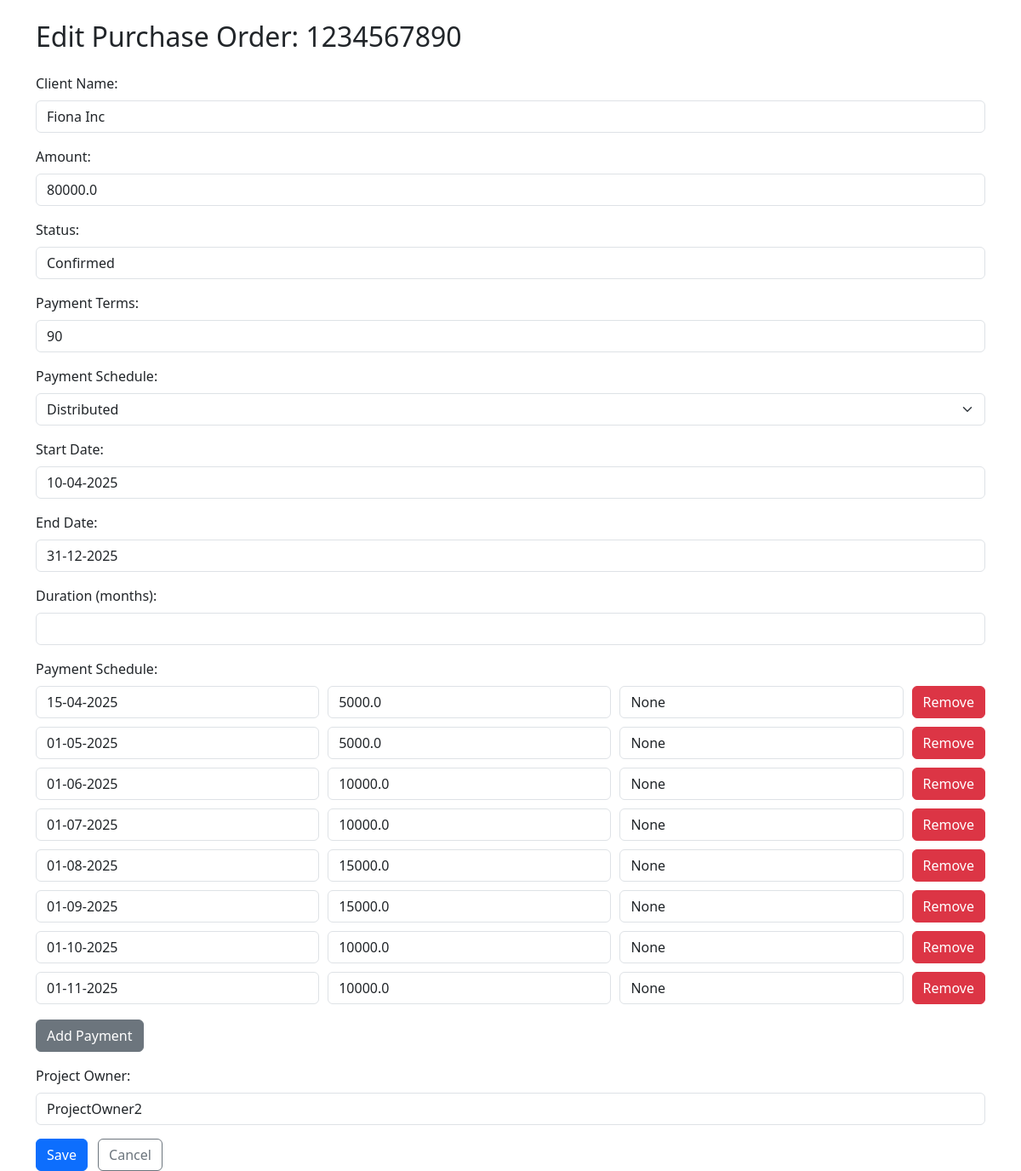
Before: /edit_po/1234567890 with the older database file.
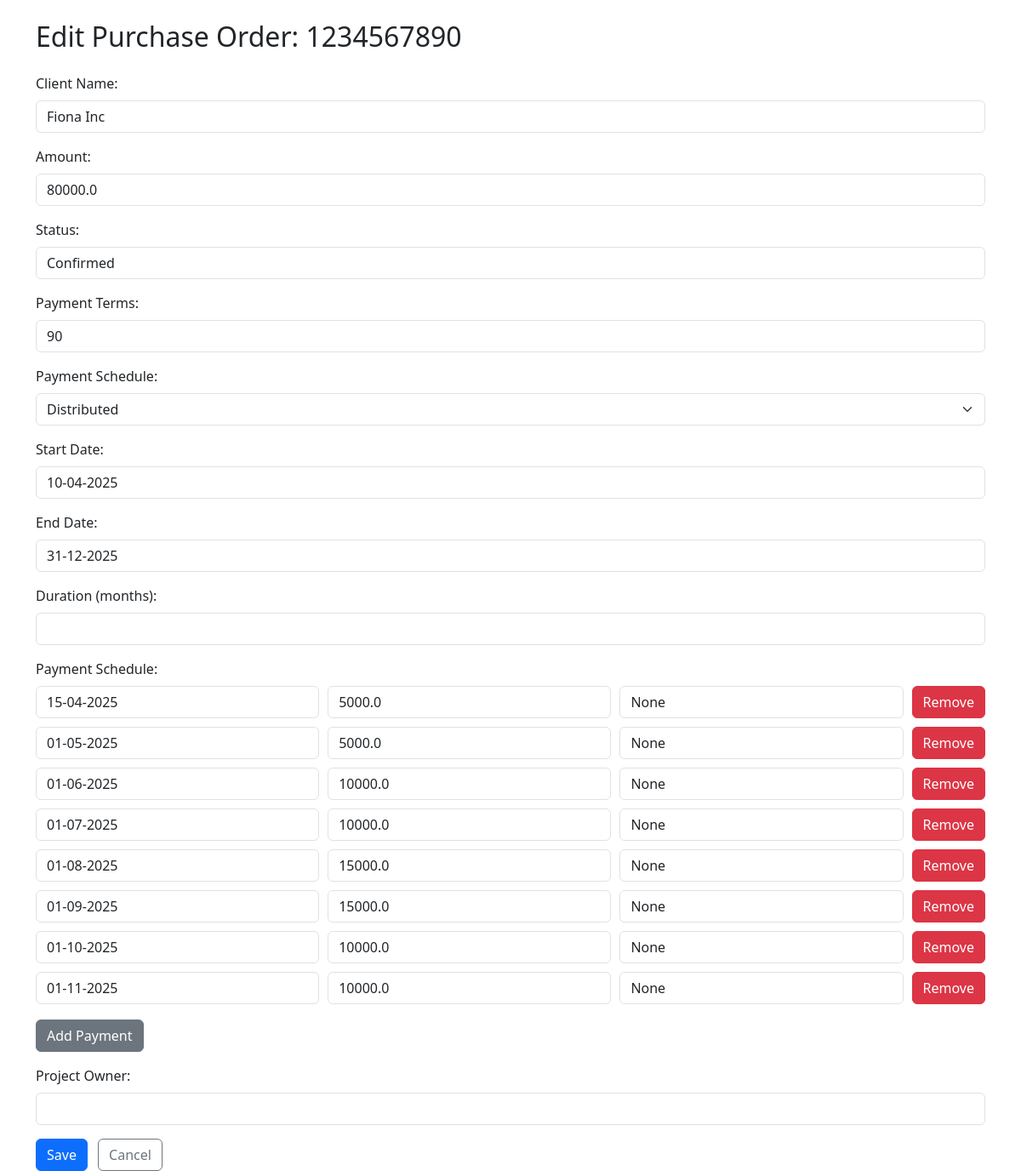
After: the same page with the newer database file.
### db/database.py (models this page shows)
class PurchaseOrder(Base):
    __tablename__ = "purchase_orders"
    id = Column(Integer, primary_key=True, index=True)
    po_id = Column(String, unique=True, index=True)
    client_name = Column(String)
    amount = Column(Float)
    status = Column(String)
    payment_terms = Column(Integer)
    payment_type = Column(String)
    start_date = Column(String)
    end_date = Column(String)
    duration_months = Column(Integer)
    payment_frequency = Column(Integer, nullable=True)
    project_owner = Column(String, nullable=True)
    milestones = relationship("Milestone", cascade="all, delete-orphan", backref="purchase_order")
    payment_schedule = relationship("PaymentSchedule", cascade="all, delete-orphan", backref="purchase_order")

class PaymentSchedule(Base):
    __tablename__ = "payment_schedule"
    id = Column(Integer, primary_key=True)
    po_id = Column(String, ForeignKey("purchase_orders.po_id"))
    payment_date = Column(String)
    payment_amount = Column(Float)
    payment_description = Column(String, nullable=True)

### app.py (the view, shortened to what this page needs)
@app.route('/edit_po/<po_id>', methods=['GET', 'POST'])
def edit_po(po_id):
    po = get_po_with_schedule(po_id)
    if not po:
        return f"<p>PO with ID {po_id} not found.</p>"
    return render_template('edit_po.html', po=po)

### app.py (called while the page is built)
@app.before_request
def load_logged_in_user():
    g.user = None
    if 'username' in session:
        g.user = session['username']

### templates/edit_po.html (shortened to what this page needs)
<!DOCTYPE html>
<html lang="en">
<head>
    <link href="https://cdn.jsdelivr.net/npm/bootstrap@5.3.3/dist/css/bootstrap.min.css" rel="stylesheet">
</head>
<body>
    <div class="container mt-4">
        <h2 class="mb-4">Edit Purchase Order: {{ po['po_id'] }}</h2>
        <form method="post">
            <div class="mb-3">
                <label for="client_name" class="form-label">Client Name:</label>
                <input type="text" class="form-control" id="client_name" name="client_name" value="{{ po['client_name'] }}" required>
            </div>
            <div class="mb-3">
                <label for="amount" class="form-label">Amount:</label>
                <input type="number" step="0.01" class="form-control" id="amount" name="amount" value="{{ po['amount'] }}" required>
            </div>
            <div class="mb-3">
                <label for="status" class="form-label">Status:</label>
                <input type="text" class="form-control" id="status" name="status" value="{{ po['status'] }}" required>
            </div>
            <div class="mb-3">
                <label for="payment_terms" class="form-label">Payment Terms:</label>
                <input type="number" class="form-control" id="payment_terms" name="payment_terms" value="{{ po['payment_terms'] }}">
            </div>
            <div class="mb-3">
                <label for="payment_type" class="form-label">Payment Schedule:</label>
                <select class="form-select" id="payment_type" name="payment_type">
                    <option value="distributed" {% if po['payment_type'] == 'distributed' %}selected{% endif %}>Distributed</option>
                </select>
            </div>
            <div class="mb-3">
                <label for="start_date" class="form-label">Start Date:</label>
                <input type="text" class="form-control" id="start_date" name="start_date" value="{{ po['start_date'] }}">
            </div>
            <div class="mb-3">
                <label for="end_date" class="form-label">End Date:</label>
                <input type="text" class="form-control" id="end_date" name="end_date" value="{{ po['end_date'] }}">
            </div>
            <div class="mb-3">
                <label for="duration_months" class="form-label">Duration (months):</label>
                <input type="number" class="form-control" id="duration_months" name="duration_months" value="{{ po['duration_months'] }}">
            </div>
            {% if po['payment_type'] == 'distributed' %}
            <div class="mb-3 schedule-fields">
                <label class="form-label">Payment Schedule:</label>
                <div id="schedule-list">
                    {% for sched in po['payment_schedule'] %}
                    <div class="schedule-entry">
                        <input type="text" class="form-control" name="payment_date" placeholder="Date (DD-MM-YYYY)" value="{{ sched['payment_date'] }}" required>
                        <input type="number" step="0.01" class="form-control" name="payment_amount" placeholder="Amount (USD)" value="{{ sched['payment_amount'] }}" required>
                        <input type="text" class="form-control" name="payment_description" placeholder="Description" value="{{ sched['payment_description'] }}">
                        <button type="button" class="btn btn-danger" onclick="removeSchedule(this)">Remove</button>
                    </div>
                    {% endfor %}
                </div>
                <button type="button" class="btn btn-secondary mt-2" onclick="addSchedule()">Add Payment</button>
            </div>
            {% endif %}
            <div class="mb-3">
                <label for="project_owner" class="form-label">Project Owner:</label>
                <input type="text" class="form-control" id="project_owner" name="project_owner" value="{{ po['project_owner'] if po['project_owner'] else '' }}">
            </div>
            <button type="submit" class="btn btn-primary me-2">Save</button>
            <a href="{{ url_for('forecast') }}" class="btn btn-outline-secondary">Cancel</a>
        </form>
    </div>
</body>
</html>

### templates/edit_po.html (style rules this page uses)
.milestone-entry, .schedule-entry { display: flex; gap: 10px; margin-bottom: 10px; flex-wrap: wrap; }
.milestone-entry input, .schedule-entry input { flex: 1; min-width: 150px; }

Changed rows visible on the page:
changed PurchaseOrder "Fiona Inc": project_owner "ProjectOwner2" → (not shown)
